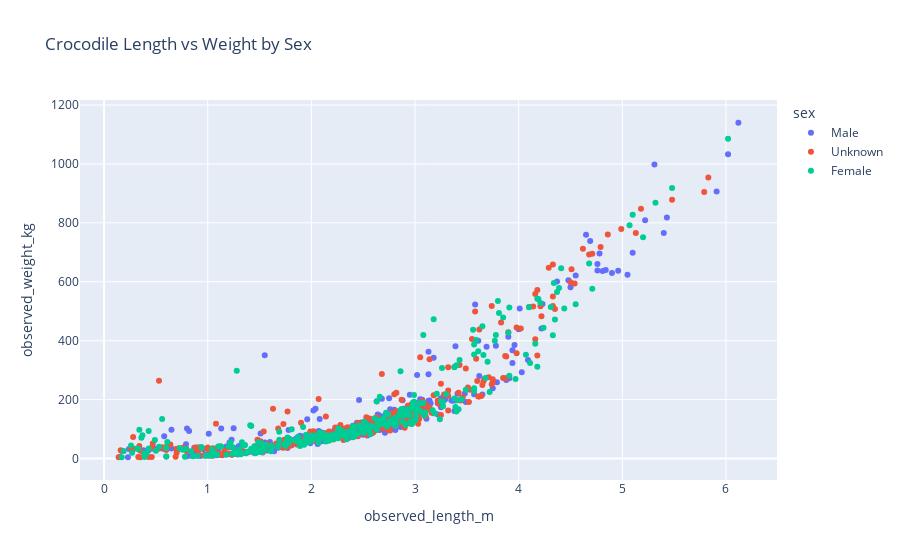
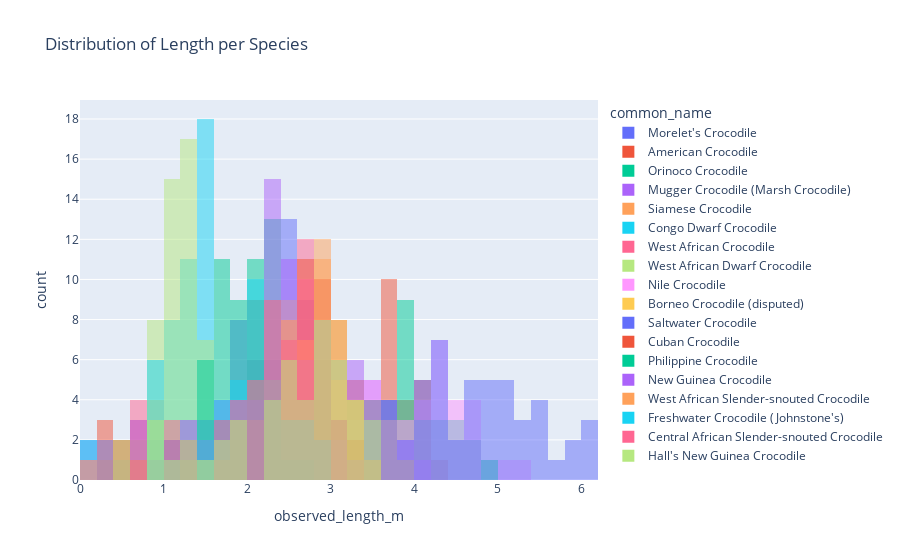

These figures' notebook cell, in order:
### Code cell
import plotly.express as px

# 1) Scatter: Length vs Weight by Sex
if "observed_length_m" in df.columns and "observed_weight_kg" in df.columns:
    if "sex" in df.columns and df["sex"].nunique() > 1:
        fig = px.scatter(
            df,
            x="observed_length_m",
            y="observed_weight_kg",
            color="sex",
            hover_data=["common_name","age_class"] if "common_name" in df.columns and "age_class" in df.columns else None,
            title="Crocodile Length vs Weight by Sex"
        )
    else:
        fig = px.scatter(
            df,
            x="observed_length_m",
            y="observed_weight_kg",
            title="Crocodile Length vs Weight"
        )
    fig.show()

# 2) Histogram: Length distribution per species
if "observed_length_m" in df.columns and "common_name" in df.columns:
    if df["common_name"].nunique() > 1:
        fig = px.histogram(
            df,
            x="observed_length_m",
            color="common_name",
            nbins=30,
            barmode="overlay",
            title="Distribution of Length per Species"
        )
    else:
        fig = px.histogram(
            df,
            x="observed_length_m",
            nbins=30,
            title=f"Distribution of Length ({df['common_name'].unique()[0]})"
        )
    fig.show()

### Figure 1 — Plotly figure (JSON) as saved in the notebook; plotly's stock layout.template omitted (floating-point values rounded to 4 significant figures; data arrays with more than 128 entries replaced by an {"elided": "..."} marker saying what was removed)
{"data": [{"customdata": {"elided": "325x2 str values"}, "hovertemplate": "sex=Male<br>observed_length_m=%{x}<br>observed_weight_kg=%{y}<br>common_name=%{customdata[0]}<br>age_class=%{customdata[1]}<extra></extra>", "legendgroup": "Male", "marker": {"color": "#636efa", "symbol": "circle"}, "mode": "markers", "name": "Male", "orientation": "v", "showlegend": true, "type": "scatter", "x": {"elided": "325 float values"}, "xaxis": "x", "y": {"elided": "325 float values"}, "yaxis": "y"}, {"customdata": {"elided": "354x2 str values"}, "hovertemplate": "sex=Unknown<br>observed_length_m=%{x}<br>observed_weight_kg=%{y}<br>common_name=%{customdata[0]}<br>age_class=%{customdata[1]}<extra></extra>", "legendgroup": "Unknown", "marker": {"color": "#EF553B", "symbol": "circle"}, "mode": "markers", "name": "Unknown", "orientation": "v", "showlegend": true, "type": "scatter", "x": {"elided": "354 float values"}, "xaxis": "x", "y": {"elided": "354 float values"}, "yaxis": "y"}, {"customdata": {"elided": "321x2 str values"}, "hovertemplate": "sex=Female<br>observed_length_m=%{x}<br>observed_weight_kg=%{y}<br>common_name=%{customdata[0]}<br>age_class=%{customdata[1]}<extra></extra>", "legendgroup": "Female", "marker": {"color": "#00cc96", "symbol": "circle"}, "mode": "markers", "name": "Female", "orientation": "v", "showlegend": true, "type": "scatter", "x": {"elided": "321 float values"}, "xaxis": "x", "y": {"elided": "321 float values"}, "yaxis": "y"}], "layout": {"legend": {"title": {"text": "sex"}, "tracegroupgap": 0}, "title": {"text": "Crocodile Length vs Weight by Sex"}, "xaxis": {"anchor": "y", "domain": [0, 1], "title": {"text": "observed_length_m"}}, "yaxis": {"anchor": "x", "domain": [0, 1], "title": {"text": "observed_weight_kg"}}}}

### Figure 2 — Plotly figure (JSON) as saved in the notebook; plotly's stock layout.template omitted (floating-point values rounded to 4 significant figures)
{"data": [{"alignmentgroup": "True", "bingroup": "x", "hovertemplate": "common_name=Morelet's Crocodile<br>observed_length_m=%{x}<br>count=%{y}<extra></extra>", "legendgroup": "Morelet's Crocodile", "marker": {"color": "#636efa", "opacity": 0.5, "pattern": {"shape": ""}}, "name": "Morelet's Crocodile", "nbinsx": 30, "offsetgroup": "Morelet's Crocodile", "orientation": "v", "showlegend": true, "type": "histogram", "x": [1.9, 2.42, 3.39, 1.84, 2, 1.98, 2.33, 2.5, 2.52, 2.15, 1.1, 2.31, 2.51, 2.46, 2.42, 0.16, 2.22, 2.79, 2.18, 1.83, 2.78, 1.9, 2.67, 2.79, 2.59, 1.82, 1.88, 2.57, 2.16, 2.82, 3, 0.79, 2.35, 0.32, 2.58, 1.76, 2.88, 2.16, 0.26, 1.05, 0.17, 2.89, 1.7, 2.76, 0.65, 2.43, 2.66, 2.64, 2.96, 2.79, 1.81, 2.56, 1.52, 2.35, 1.76, 2.6, 2.9, 2.47, 0.6, 3.1, 2.41, 2.1, 2.3, 3.4], "xaxis": "x", "yaxis": "y"}, {"alignmentgroup": "True", "bingroup": "x", "hovertemplate": "common_name=American Crocodile<br>observed_length_m=%{x}<br>count=%{y}<extra></extra>", "legendgroup": "American Crocodile", "marker": {"color": "#EF553B", "opacity": 0.5, "pattern": {"shape": ""}}, "name": "American Crocodile", "nbinsx": 30, "offsetgroup": "American Crocodile", "orientation": "v", "showlegend": true, "type": "histogram", "x": [4.09, 3.65, 4.11, 3.04, 3.57, 3.66, 2.76, 3.88, 3.04, 3.32, 0.36, 3.75, 1.69, 3.88, 2.44, 2.77, 1.92, 1.01, 2.8, 3.51, 0.58, 1.78, 3.3, 3.05, 2.02, 3.25, 4.07, 3.14, 3.07, 3.02, 3.36, 0.49, 3.85, 1.54, 3.75, 2.68, 1.68, 2.86, 3.94, 0.28, 3.62, 2.97, 0.37, 2.6, 3.71, 4.18, 2.24, 2.63, 2.76, 4.33, 3.57, 3.64, 3.62, 2.94, 3.18, 3.45, 4.18, 1.51, 2.71, 2.46, 2.8, 3.09, 1.81, 3.74, 3.67, 3.25], "xaxis": "x", "yaxis": "y"}, {"alignmentgroup": "True", "bingroup": "x", "hovertemplate": "common_name=Orinoco Crocodile<br>observed_length_m=%{x}<br>count=%{y}<extra></extra>", "legendgroup": "Orinoco Crocodile", "marker": {"color": "#00cc96", "opacity": 0.5, "pattern": {"shape": ""}}, "name": "Orinoco Crocodile", "nbinsx": 30, "offsetgroup": "Orinoco Crocodile", "orientation": "v", "showlegend": true, "type": "histogram", "x": [1.08, 3.94, 4.71, 3.4, 0.43, 1.96, 4.55, 2.87, 3.7, 1.13, 3.88, 2.99, 0.82, 2.14, 2.82, 3.25, 1.9, 2.8, 3.49, 0.65, 2.88, 3.87, 2.63, 2.66, 4.22, 3.77, 3.96, 1.42, 4.24, 3.9, 1.25, 3.66, 2.08, 2.68, 4.02, 3.98, 4.35, 0.34, 3.9, 0.8, 1.41, 2.63, 4.16, 3.57, 2.02, 2.95, 3.98, 4.81, 3.9, 3.26, 4.79, 4.54, 4.16, 3.61, 2.75, 4.5, 3.38, 1.73], "xaxis": "x", "yaxis": "y"}, {"alignmentgroup": "True", "bingroup": "x", "hovertemplate": "common_name=Mugger Crocodile (Marsh Crocodile)<br>observed_length_m=%{x}<br>count=%{y}<extra></extra>", "legendgroup": "Mugger Crocodile (Marsh Crocodile)", "marker": {"color": "#ab63fa", "opacity": 0.5, "pattern": {"shape": ""}}, "name": "Mugger Crocodile (Marsh Crocodile)", "nbinsx": 30, "offsetgroup": "Mugger Crocodile (Marsh Crocodile)", "orientation": "v", "showlegend": true, "type": "histogram", "x": [3.75, 2.64, 3.39, 3.25, 2.82, 1.21, 3.19, 3.11, 2.98, 2.25, 3.53, 2.87, 3.22, 0.61, 2.8, 3.25, 0.64, 2.66, 1.23, 2.48, 2.52, 3.65, 2.51, 2.78, 3.57, 3.61, 3.09, 3.42, 3.46, 2.9, 3.91, 4.03, 3.3, 2.5, 1.99, 3.26, 3.49, 3.01, 2.69, 3.07, 3.72, 1.22, 3.01, 2.97, 3.97, 0.47, 2.54], "xaxis": "x", "yaxis": "y"}, {"alignmentgroup": "True", "bingroup": "x", "hovertemplate": "common_name=Siamese Crocodile<br>observed_length_m=%{x}<br>count=%{y}<extra></extra>", "legendgroup": "Siamese Crocodile", "marker": {"color": "#FFA15A", "opacity": 0.5, "pattern": {"shape": ""}}, "name": "Siamese Crocodile", "nbinsx": 30, "offsetgroup": "Siamese Crocodile", "orientation": "v", "showlegend": true, "type": "histogram", "x": [2.85, 2.63, 3.22, 2.04, 0.29, 0.96, 2.56, 1.25, 2.88, 2.45, 0.94, 2.89, 1.55, 1.52, 2.85, 2.76, 2.18, 2.92, 2.97, 2.81, 2.13, 2.92, 0.43, 2.51, 2.09, 1.87, 2.97, 2.66, 3.13, 0.91, 1.49, 2.06, 2.29, 0.43, 2.59, 2.34, 0.6, 2.76, 1.98, 2.52, 2.86, 2.98, 0.27, 2.69, 3.04], "xaxis": "x", "yaxis": "y"}, {"alignmentgroup": "True", "bingroup": "x", "hovertemplate": "common_name=Congo Dwarf Crocodile<br>observed_length_m=%{x}<br>count=%{y}<extra></extra>", "legendgroup": "Congo Dwarf Crocodile", "marker": {"color": "#19d3f3", "opacity": 0.5, "pattern": {"shape": ""}}, "name": "Congo Dwarf Crocodile", "nbinsx": 30, "offsetgroup": "Congo Dwarf Crocodile", "orientation": "v", "showlegend": true, "type": "histogram", "x": [0.35, 1.77, 1.25, 0.6, 1.49, 1.04, 1.51, 1.51, 1.4, 1.46, 1.42, 1.51, 1.31, 1.2, 1.36, 1.11, 1.35, 1.12, 1.47, 0.9, 1.09, 1.28, 0.84, 1.73, 1.52, 1.51, 1.06, 1.56, 1.45, 1.37, 1.13, 1.54, 0.33, 1.35, 1.4, 1.42, 1.52, 1.38, 0.17, 1.71, 1.41, 1.15, 1.06, 1.3, 0.14, 1.55, 1.28, 0.6], "xaxis": "x", "yaxis": "y"}, {"alignmentgroup": "True", "bingroup": "x", "hovertemplate": "common_name=West African Crocodile<br>observed_length_m=%{x}<br>count=%{y}<extra></extra>", "legendgroup": "West African Crocodile", "marker": {"color": "#FF6692", "opacity": 0.5, "pattern": {"shape": ""}}, "name": "West African Crocodile", "nbinsx": 30, "offsetgroup": "West African Crocodile", "orientation": "v", "showlegend": true, "type": "histogram", "x": [3.05, 2.72, 2.13, 3.02, 2.7, 3.08, 2.54, 2.28, 2.9, 1.55, 2.07, 2.52, 3.04, 2.4, 2.98, 1.99, 2.78, 1.36, 2.28, 0.9, 0.48, 2.81, 2.76, 2.7, 2.41, 2.77, 2.61, 2.74, 2.32, 2.04, 2.4, 1.18, 2.42, 1.74, 1.97, 1.58, 2.56, 2.64, 0.73, 3.01, 2.05, 2.17, 3.35, 2.69, 2.05, 2.26, 2.99, 2.6, 2.9, 2.76, 0.92, 2.55], "xaxis": "x", "yaxis": "y"}, {"alignmentgroup": "True", "bingroup": "x", "hovertemplate": "common_name=West African Dwarf Crocodile<br>observed_length_m=%{x}<br>count=%{y}<extra></extra>", "legendgroup": "West African Dwarf Crocodile", "marker": {"color": "#B6E880", "opacity": 0.5, "pattern": {"shape": ""}}, "name": "West African Dwarf Crocodile", "nbinsx": 30, "offsetgroup": "West African Dwarf Crocodile", "orientation": "v", "showlegend": true, "type": "histogram", "x": [1.22, 1.32, 1.48, 1.18, 1.23, 0.86, 1.37, 1.57, 1.47, 1.53, 0.96, 1.13, 1.03, 1, 0.99, 0.93, 1.24, 1.03, 1.05, 1.28, 1.18, 1.64, 0.15, 0.78, 0.46, 1.31, 1.33, 1.61, 0.97, 1.6, 1.01, 1.09, 0.97, 1.29, 0.23, 1.24, 1.29, 0.43, 0.69, 1.45, 1.31, 1.32, 1.04, 0.98, 1.06, 1.49, 1.26, 1.34, 1.14, 1.35, 1.01, 0.8, 1.3, 1.46, 1.01, 1.01, 0.39], "xaxis": "x", "yaxis": "y"}, {"alignmentgroup": "True", "bingroup": "x", "hovertemplate": "common_name=Nile Crocodile<br>observed_length_m=%{x}<br>count=%{y}<extra></extra>", "legendgroup": "Nile Crocodile", "marker": {"color": "#FF97FF", "opacity": 0.5, "pattern": {"shape": ""}}, "name": "Nile Crocodile", "nbinsx": 30, "offsetgroup": "Nile Crocodile", "orientation": "v", "showlegend": true, "type": "histogram", "x": [4.37, 4.65, 3.18, 3.57, 3.78, 4.34, 3.32, 1.77, 4.55, 3.13, 3.85, 0.56, 4.62, 3.14, 3.56, 4, 2.68, 5.18, 1.63, 2.04, 4.1, 3.91, 3.83, 3.43, 5.31, 3.69, 3.78, 4.41, 4.35, 4.37, 4.69, 3.39, 4.29, 4.18, 2.46, 3.59, 4.39, 2.86, 4.14, 3.38, 4.22, 3.02, 4.48, 3.43, 4.5, 4.68, 2.07, 3.13], "xaxis": "x", "yaxis": "y"}, {"alignmentgroup": "True", "bingroup": "x", "hovertemplate": "common_name=Borneo Crocodile (disputed)<br>observed_length_m=%{x}<br>count=%{y}<extra></extra>", "legendgroup": "Borneo Crocodile (disputed)", "marker": {"color": "#FECB52", "opacity": 0.5, "pattern": {"shape": ""}}, "name": "Borneo Crocodile (disputed)", "nbinsx": 30, "offsetgroup": "Borneo Crocodile (disputed)", "orientation": "v", "showlegend": true, "type": "histogram", "x": [1.07, 2.52, 2.05, 2.56, 2.54, 2.4, 3.68, 3.27, 3.1, 0.87, 0.76, 2.54, 3.09, 2.94, 2.79, 3.06, 2.81, 3, 2.23, 0.87, 1.66, 2.99, 3.44, 2.66, 1.95, 2.31, 3.52, 0.93, 2.52, 2.78, 2.25, 3.44, 2.52, 2.2, 2.6, 1.67, 2.94, 2.83, 0.91, 2.68, 3.25, 2.39, 0.53, 1.92, 2.67, 3.79, 3.11, 3.29, 3.17, 2.26, 1.52, 1.55, 2.25, 2.98, 3.23, 3.48, 2.65, 2.38, 3.16, 3.6, 2.02, 2.59, 2.46, 2.18, 3.02, 2.37, 3.91], "xaxis": "x", "yaxis": "y"}, {"alignmentgroup": "True", "bingroup": "x", "hovertemplate": "common_name=Saltwater Crocodile<br>observed_length_m=%{x}<br>count=%{y}<extra></extra>", "legendgroup": "Saltwater Crocodile", "marker": {"color": "#636efa", "opacity": 0.5, "pattern": {"shape": ""}}, "name": "Saltwater Crocodile", "nbinsx": 30, "offsetgroup": "Saltwater Crocodile", "orientation": "v", "showlegend": true, "type": "histogram", "x": [1.55, 5.83, 5.43, 4.9, 5.07, 4.86, 3.59, 4.68, 5.1, 5.22, 3.05, 6.02, 5.48, 4.21, 5.32, 3.58, 5.91, 6.02, 3.55, 3.08, 4.19, 4.96, 3.62, 3.65, 4.33, 3.81, 4.16, 4.78, 6.12, 0.53, 3.18, 5.1, 4.33, 3.74, 3.61, 4.71, 5.79, 4.18, 5.4, 4.99, 4.31, 4.44, 1.28, 5.05, 4.51, 4.76, 4.21, 3.8, 3.58, 4.33, 4.76, 5.2, 5.48, 4.23, 4.1, 4.84, 5.13, 4.01], "xaxis": "x", "yaxis": "y"}, {"alignmentgroup": "True", "bingroup": "x", "hovertemplate": "common_name=Cuban Crocodile<br>observed_length_m=%{x}<br>count=%{y}<extra></extra>", "legendgroup": "Cuban Crocodile", "marker": {"color": "#EF553B", "opacity": 0.5, "pattern": {"shape": ""}}, "name": "Cuban Crocodile", "nbinsx": 30, "offsetgroup": "Cuban Crocodile", "orientation": "v", "showlegend": true, "type": "histogram", "x": [2.44, 0.34, 2.42, 2.23, 2.63, 2.71, 2.93, 2.26, 2.07, 2.75, 2.01, 2.74, 2.13, 2.96, 2.07, 1.56, 2.61, 1.51, 1.94, 2.92, 3.27, 0.79, 2.92, 2.11, 2.91, 1.94, 2.63, 3.01, 2.88, 2.34, 2.63, 1.95, 2.89, 2.41, 2.17, 2.73, 3.1, 2.7, 2.76, 0.46, 2.82, 1.35, 3.38, 2.42, 2.95, 1.53, 2.4, 2.96, 1.22, 2.12, 0.56, 2.12, 2.16, 2.48, 2.69, 2.56, 3.14, 1.79, 2.28], "xaxis": "x", "yaxis": "y"}, {"alignmentgroup": "True", "bingroup": "x", "hovertemplate": "common_name=Philippine Crocodile<br>observed_length_m=%{x}<br>count=%{y}<extra></extra>", "legendgroup": "Philippine Crocodile", "marker": {"color": "#00cc96", "opacity": 0.5, "pattern": {"shape": ""}}, "name": "Philippine Crocodile", "nbinsx": 30, "offsetgroup": "Philippine Crocodile", "orientation": "v", "showlegend": true, "type": "histogram", "x": [1.01, 2.26, 1.6, 2.27, 1.94, 2.15, 2.03, 1.88, 0.38, 2.1, 2.31, 2.02, 2.48, 1.67, 1.73, 1.57, 2.04, 1.42, 1.61, 1.46, 2.62, 1.82, 1.74, 1.45, 2.25, 0.41, 1.81, 2.05, 1.16, 2.08, 2.31, 2.3, 2.29, 1.62, 2, 2.23, 1.3, 1.68, 1.52, 0.7, 1.78, 2.32, 1.61, 1.8, 2.27, 2.09, 2.33, 1.48, 1.86, 1.69, 1.94, 1.68, 2.34, 1.89, 2.27, 1.98, 2.17, 2.04], "xaxis": "x", "yaxis": "y"}, {"alignmentgroup": "True", "bingroup": "x", "hovertemplate": "common_name=New Guinea Crocodile<br>observed_length_m=%{x}<br>count=%{y}<extra></extra>", "legendgroup": "New Guinea Crocodile", "marker": {"color": "#ab63fa", "opacity": 0.5, "pattern": {"shape": ""}}, "name": "New Guinea Crocodile", "nbinsx": 30, "offsetgroup": "New Guinea Crocodile", "orientation": "v", "showlegend": true, "type": "histogram", "x": [0.76, 2.51, 2.97, 3.04, 2.21, 1.52, 2.26, 2.82, 0.88, 2.21, 2.31, 2.1, 2.36, 1.64, 1.2, 2.87, 1.74, 1.76, 2.29, 2.89, 2.26, 2.73, 2.33, 2.59, 0.24, 2.5, 1.46, 2.6, 2.6, 2.42, 3.12, 2.02, 1.78, 1.04, 1.84, 2.16, 1.1, 2.26, 2.25, 2.96, 2.22, 2.54, 2.72, 2.03, 0.72, 2.39, 1.24, 2.85, 1.95, 2.56, 0.71, 3.38, 1.3, 2.5, 2.48, 2.56, 0.38, 1.86, 2.45, 2.35, 2.88, 1.98, 2.21, 2.74, 2.75, 2.81, 2.23, 2.5], "xaxis": "x", "yaxis": "y"}, {"alignmentgroup": "True", "bingroup": "x", "hovertemplate": "common_name=West African Slender-snouted Crocodile<br>observed_length_m=%{x}<br>count=%{y}<extra></extra>", "legendgroup": "West African Slender-snouted Crocodile", "marker": {"color": "#FFA15A", "opacity": 0.5, "pattern": {"shape": ""}}, "name": "West African Slender-snouted Crocodile", "nbinsx": 30, "offsetgroup": "West African Slender-snouted Crocodile", "orientation": "v", "showlegend": true, "type": "histogram", "x": [2.96, 2.43, 2.96, 1.77, 2.26, 2.9, 2.58, 3.07, 2.05, 3.41, 2.64, 2.75, 2.23, 2.07, 2.89, 2.08, 3.15, 2.94, 3.32, 2.95, 2.87, 3.28, 2.28, 0.88, 3.07, 2.92, 2.93, 0.26, 2.71, 2.78, 2.81, 1.33, 2.53, 2.58, 2.44, 2.43, 0.53, 1.99, 3.07, 3.22, 2.48, 2.62, 0.61, 1.89, 2.76, 2.53, 2.79, 3.21, 3.06, 1.48, 1.93, 2.84, 2.26, 2.34, 2.82], "xaxis": "x", "yaxis": "y"}, {"alignmentgroup": "True", "bingroup": "x", "hovertemplate": "common_name=Freshwater Crocodile (Johnstone's)<br>observed_length_m=%{x}<br>count=%{y}<extra></extra>", "legendgroup": "Freshwater Crocodile (Johnstone's)", "marker": {"color": "#19d3f3", "opacity": 0.5, "pattern": {"shape": ""}}, "name": "Freshwater Crocodile (Johnstone's)", "nbinsx": 30, "offsetgroup": "Freshwater Crocodile (Johnstone's)", "orientation": "v", "showlegend": true, "type": "histogram", "x": [1.05, 1.93, 2.57, 1.59, 1.77, 2.17, 2.85, 1.94, 1.69, 2.86, 1.47, 1.75, 0.88, 2.04, 1.58, 2.06, 1.91, 1.89, 2.07, 2.34, 2.31, 0.91, 0.88, 0.27, 0.84, 2.01, 1.96, 0.39, 2.63, 2.34, 1.68, 2.13, 0.8, 2.36, 0.81, 2.72, 2.26, 2.18, 2.71, 2.07, 2.06, 2.54, 2.4, 1.32, 2.14], "xaxis": "x", "yaxis": "y"}, {"alignmentgroup": "True", "bingroup": "x", "hovertemplate": "common_name=Central African Slender-snouted Crocodile<br>observed_length_m=%{x}<br>count=%{y}<extra></extra>", "legendgroup": "Central African Slender-snouted Crocodile", "marker": {"color": "#FF6692", "opacity": 0.5, "pattern": {"shape": ""}}, "name": "Central African Slender-snouted Crocodile", "nbinsx": 30, "offsetgroup": "Central African Slender-snouted Crocodile", "orientation": "v", "showlegend": true, "type": "histogram", "x": [1.85, 1.2, 1.69, 0.79, 2.5, 2.36, 1.12, 0.5, 2.61, 0.33, 1.79, 2.86, 2.69, 3.06, 2.06, 0.79, 0.72, 2.1, 2.64, 2.08, 2.22, 2.72, 1.13, 2.55, 2.2, 0.7, 2.29, 1.98, 2.74, 2.67, 2.24, 2.4, 2.67, 2.41, 0.47, 2.82, 1.95, 2.68, 2.51, 1.6, 3, 1.87, 2.52, 2.22, 2.25, 2.35, 1.1, 2.01, 2.08, 2.27, 0.19, 2.51, 2.69, 3.02, 2.65, 0.35], "xaxis": "x", "yaxis": "y"}, {"alignmentgroup": "True", "bingroup": "x", "hovertemplate": "common_name=Hall's New Guinea Crocodile<br>observed_length_m=%{x}<br>count=%{y}<extra></extra>", "legendgroup": "Hall's New Guinea Crocodile", "marker": {"color": "#B6E880", "opacity": 0.5, "pattern": {"shape": ""}}, "name": "Hall's New Guinea Crocodile", "nbinsx": 30, "offsetgroup": "Hall's New Guinea Crocodile", "orientation": "v", "showlegend": true, "type": "histogram", "x": [2.45, 2.26, 3.32, 2.69, 2.81, 2.76, 2.33, 1.51, 1.34, 2.28, 1.86, 3.03, 2.81, 2.41, 3.25, 1.23, 2.95, 2.81, 1.61, 3.22, 0.57, 3.18, 2.85, 1, 3.11, 0.49, 2.58, 2.53, 2.47, 3.49, 3.09, 3.41, 2.49, 3.42, 2.9, 2.97, 0.95, 3.24, 0.94, 3.03, 2.74, 2.83, 0.8, 1.93, 3.01, 1.99, 2.74, 2.27, 1.73], "xaxis": "x", "yaxis": "y"}], "layout": {"barmode": "overlay", "legend": {"title": {"text": "common_name"}, "tracegroupgap": 0}, "title": {"text": "Distribution of Length per Species"}, "xaxis": {"anchor": "y", "domain": [0, 1], "title": {"text": "observed_length_m"}}, "yaxis": {"anchor": "x", "domain": [0, 1], "title": {"text": "count"}}}}
